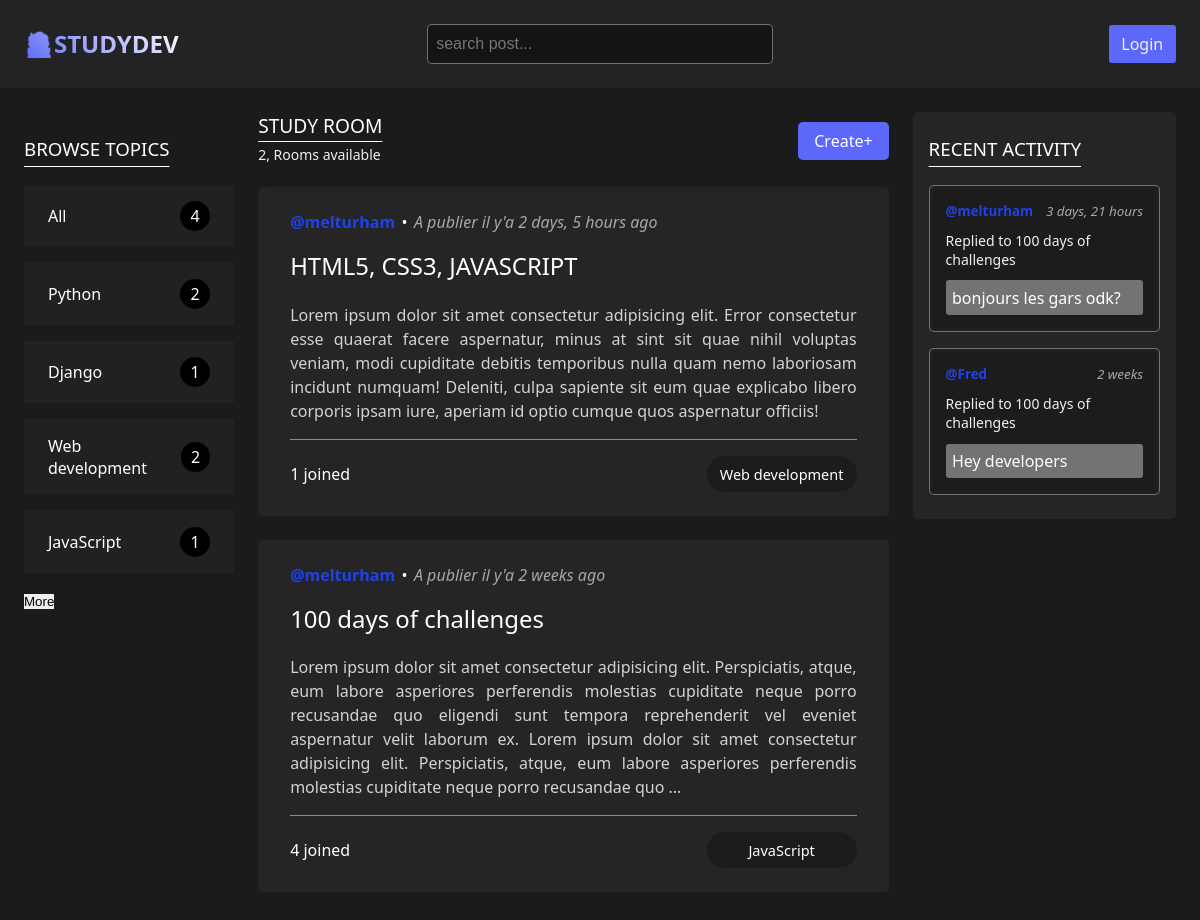
Screenshot of /?q=JavaScript with the database file from the repository.
### base/models.py (models this page shows, shortened)
class Topic(models.Model):
	objects = None
	name = models.CharField(max_length=200)

class Room(models.Model):
	objects = None
	host = models.ForeignKey(User, on_delete=models.SET_NULL, null=True)
	topic = models.ForeignKey(Topic, on_delete=models.SET_NULL, null=True)
	name = models.CharField(max_length=200)
	description = models.TextField(null=True, blank=True)
	participants = models.ManyToManyField(User, related_name='participants', blank=True)
	updated = models.DateTimeField(auto_now=True)
	created = models.DateTimeField(auto_now_add=True)
	class Meta:
		ordering = ['-updated', '-created']
	def __str__(self):
		return self.name

class Message(models.Model):
	objects = None
	user = models.ForeignKey(User, on_delete=models.CASCADE)
	room = models.ForeignKey(Room, on_delete=models.CASCADE)
	body = models.TextField()
	updated = models.DateTimeField(auto_now=True)
	created = models.DateTimeField(auto_now_add=True)
	class Meta:
		ordering = ['-updated', '-created']
	def __str__(self):
		return self.body[0:50]

### base/views.py (the view)
# urls.py: path('', views.home, name='home'),
def home(request):
    q = request.GET.get('q') if request.GET.get('q') is not None else ''
    rooms = Room.objects.filter(
        Q(topic__name__icontains=q) |
        Q(name__contains=q) |
        Q(description__icontains=q)
    )
    room_count = rooms.count()
    topics = Topic.objects.all()[0:4]
    room_messages = Message.objects.filter(Q(room__topic__name__icontains=q))[0:4]
    context = {'rooms': rooms, 'topics': topics,
               'room_count': room_count, 'room_messages': room_messages}
    return render(request, 'base/home.html', context)

### base/templates/base/home.html
{% extends "main.html" %} {% block content %}
<div class="home-container">
	<div class="sidebar">{% include 'base/topics_component.html' %}</div>
	<div class="main">
		<div class="main-header">
			<div>
				<h3 class="title-main">
					study room
				</h3>
        <span>{{room_count}}, {% if room_count > 1 %} Rooms available {% else %} Room
				available {% endif %} </span>
			</div>
			<a class="btn-create" href="{% url 'create-room'  %}">Create<span>+</span></a>
		</div>
		{% if room_count == 0 %}
		<h4 class="not-found">Room not found...</h4>
		{% else %}
		<div class="feed">{% include 'base/feed_component.html' %}</div>
		{% endif %}
	</div>
	<aside class="activity">{% include 'base/activity_component.html' %}</aside>
</div>
{% endblock content %}

### base/templates/base/topics_component.html
<h3 class="title-topics">Browse Topics</h3>
<div class="topic-item">
	<a href="{% url 'home' %}">
		<span>All</span>
		<span>{{topics.count}}</span>
	</a>
	{% for topic in topics %}
	<a href="{% url 'home' %}?q={{topic.name}}">
		<span>{{topic.name}}  </span>
		<span>{{topic.room_set.all.count}}</span>
	</a>
	{% endfor %}
	<button class="more"><span>More</span></button>
</div>

### base/templates/base/feed_component.html
{% for room in rooms %}
<div class="feed-item">
	<div class="feed-item-header">
		<a class="user-name" href="{% url 'user_profile' room.host.id %}"
			>@{{room.host.username}}
		</a>
		&bullet;
		<p>A publier il y'a {{room.created|timesince}} ago</p>
	</div>
	<div class="feed-item-body">
		<h5>
			<a href="{% url 'room' room.id  %}">{{room.name}}</a>
		</h5>
		<p>{{room.description | truncatewords:50}}</p>
	</div>
	<div class="feed-item-footer">
		<div>
			<span>{{room.participants.all.count}} joined</span>
		</div>
		<small>{{room.topic.name}}</small>
	</div>
</div>
{% endfor %}

### base/templates/base/activity_component.html
<h3 class="activity-title">Recent activity</h3>
{% for message in room_messages %}
<div class="message">
	<small>
		<a class="user-name" href="{% url 'user_profile' message.user.id %}">
			@{{message.user}}
		</a>
		<span class="created-time">{{message.created|timesince}}</span>
	</small>
	<a class="message-room" href="{% url 'room' message.user.id %}">replied to {{message.room}}</a>
	<p>{{message | truncatewords:6}}</p>
</div>
{% endfor %}

### static/styles/main.css (style rules this page uses)
*, *::after, *::before { margin: 0; padding: 0; box-sizing: border-box; text-decoration: none; list-style-type: none; }
button { border: none; outline: none; }
:root { --background-color-body: hsla(0, 0%, 8%, 0.97); --color: #fff; --font-family: system-ui, -apple-system, BlinkMacSystemFont, 'Segoe UI', Roboto, Oxygen, Ubuntu, Cantarell, 'Open Sans', 'Helvetica Neue', sans-serif; --button-color: hsla(235, 94%, 67%, 0.995); }
body { background-color: var(--background-color-body); color: var(--color); font-family: var(--font-family); scroll-behavior: smooth; }
.home-container { display: grid; grid-template-columns: 1fr 3fr 1fr; gap: 1.5rem; padding: 0 1.5rem; }
.main .main-header { display: flex; align-items: center; justify-content: space-between; margin: 0 0 1rem 0; }
.main .main-header .title-main { font-weight: 400; text-transform: uppercase; font-size: 1.2rem; text-decoration: underline; text-underline-offset: 8px; }
.main-header > div { display: flex; flex-direction: column; }
.main-header > div span { margin: 0.4rem 0; font-size: 14px; color: #f1f1f1; font-weight: 300; }
.main-header .btn-create { padding: 0.5rem 1rem; color: var(--color); font-weight: 500; background-color: var(--button-color); border-radius: 5px; }
.feed { display: flex; flex-direction: column; gap: 1.5rem; }
.feed .feed-item { background-color: hsla(0, 0%, 15%, 0.897); padding: 1.5rem 2rem; display: flex; flex-direction: column; gap: 1rem; border-radius: 5px; box-shadow: inset 0px 0px 10px 2px rgba(68, 66, 66, 0.05); }
.feed-item .feed-item-header { display: flex; align-items: center; gap: 0.4em; }
.feed-item .feed-item-header :nth-child(2) { color: hsl(0, 0%, 66%); font-weight: 400; font-style: italic; }
.feed .feed-item-body { display: flex; flex-direction: column; gap: 1.3rem; }
.feed .feed-item-body h5 a { font-size: 1.8em; font-weight: 500; color: var(--color-text); transition: all 300ms ease-in-out; }
.feed .feed-item-body p { color: lightgray; line-height: 1.5; font-weight: 400; text-wrap: pretty; text-align: justify; }
.feed .feed-item .feed-item-footer { display: flex; align-items: center; justify-content: space-between; border-top: 0.5px solid rgba(255, 255, 255, 0.457); padding-top: 1rem; }
.feed-item-footer small { background-color: hsl(0, 0%, 11%); width: 150px; padding: 0.5rem 0; display: flex; align-items: center; justify-content: center; border-radius: 30px; font-size: 14.5px; font-weight: 500; }
.title-topics, .activity-title { padding: 1.5rem 0 1.5rem 0; font-weight: 400; text-transform: uppercase; text-decoration: underline; text-underline-offset: 10px; }
.activity { background-color: hsla(0, 0%, 15%, 0.897); padding: 0 1rem 1.5rem; border-radius: 5px; height: max-content; }
.message { display: flex; flex-direction: column; gap: 0.7rem; background-color: hsl(0, 0%, 11%); padding: 1rem; border-radius: 5px; box-shadow: inset 0px 0px 5px 0.5px rgb(136 130 130 / 11%); border: 0.4px solid hsla(0, 0%, 100%, 0.384); }
.message:not(:last-child) { margin-bottom: 1rem; }
.message small { display: flex; align-items: center; justify-content: space-between; }
.user-name { --username-color: rgb(32, 66, 232); color: var(--username-color); font-weight: bolder; transition: all 300ms linear; }
.message small .created-time { color: hsl(0, 0%, 66%); font-weight: 400; font-style: italic; margin-left: 0.8rem; text-wrap: nowrap; }
.message .message-room { color: #f1f1f1; font-weight: 500; font-size: 14px; }
.message .message-room::first-letter { text-transform: uppercase; }
.message p { background-color: hsla(0, 0%, 100%, 0.384); padding: 0.4rem; border-radius: 3px; }
.sidebar { position: sticky; top: 0; left: 0; height: 100vh; }
.sidebar .topic-item { height: 100%; }
.sidebar .topic-item a { color: var(--color-text); background-color: hsl(0, 0%, 13%); margin-bottom: 1rem; padding: 1rem 1.5rem; display: flex; align-items: center; justify-content: space-between; }
.sidebar .topic-item a span:last-child { background: #000; width: 30px; height: 30px; display: flex; justify-content: center; align-items: center; border-radius: 50%; }

### rows the page displays
Topic: name "Python", room_set.all.count "2"
Topic: name "Django", room_set.all.count "1"
Topic: name "Web development", room_set.all.count "2"
Topic: name "JavaScript", room_set.all.count "1"
Room: host.username "melturham", created "2 days, 5 hours", name "HTML5, CSS3, JAVASCRIPT", description "Lorem ipsum dolor sit amet consectetur adipisicing elit. Error consectetur esse quaerat facere aspernatur, minus at sint sit quae nihil voluptas veniam, modi cupiditate debitis temporibus nulla quam nemo laboriosam incidunt numquam! Deleniti, culpa sapiente sit eum quae explicabo libero corporis ipsam iure, aperiam id optio cumque quos aspernatur officiis!", participants.all.count "1", topic.name "Web development"
Room: host.username "melturham", created "2 weeks", name "100 days of challenges", description "Lorem ipsum dolor sit amet consectetur adipisicing elit. Perspiciatis, atque, eum labore asperiores perferendis molestias cupiditate neque porro recusandae quo eligendi sunt tempora reprehenderit vel eveniet aspernatur velit laborum ex. Lorem ipsum dolor sit amet consectetur adipisicing elit. Perspiciatis, atque, eum labore asperiores perferendis molestias cupiditate neque porro recusandae quo …", participants.all.count "4", topic.name "JavaScript"
Message: user "melturham", created "3 days, 21 hours", room "100 days of challenges", body "bonjours les gars odk?"
Message: user "Fred", created "2 weeks", room "100 days of challenges", body "Hey developers"

### other values shown
{{ topics.count }} "4"
{{ room_count }} "2"
